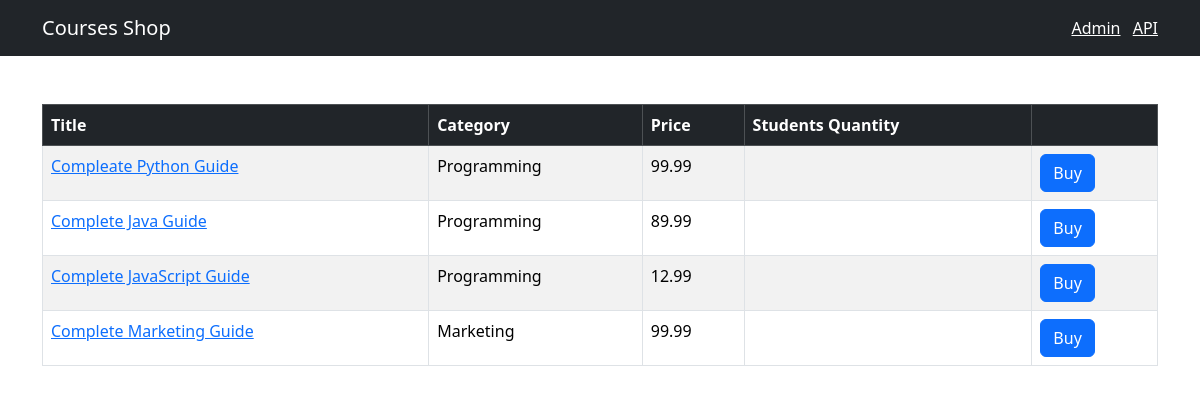
The app's page /, older data.
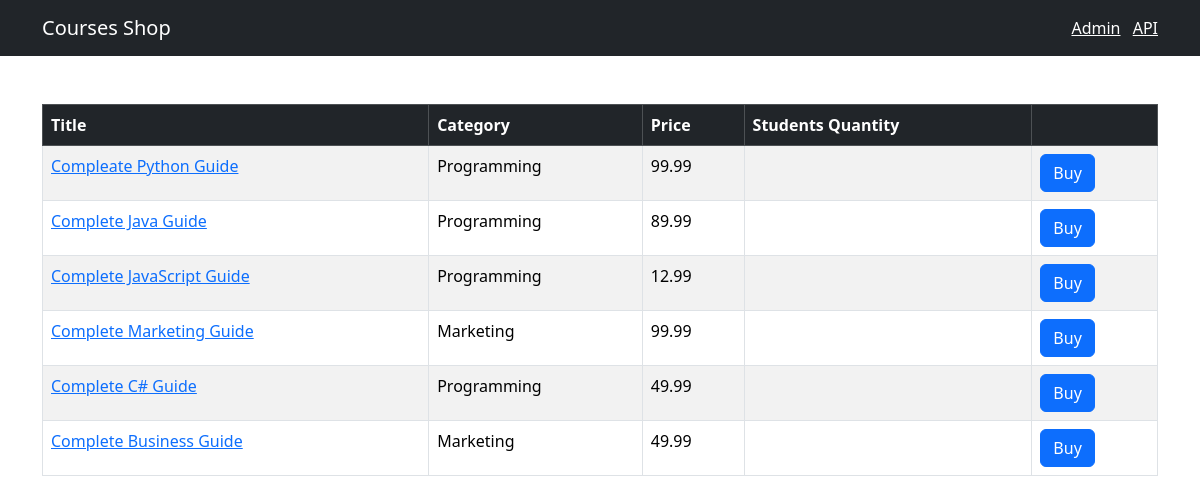
The same page, newer data.
### shop/models.py (models this page shows, shortened)
class Course(models.Model):
    title = models.CharField(max_length=300)
    price = models.FloatField()
    student_qty = models.IntegerField()
    reviews_qty = models.IntegerField()
    category = models.ForeignKey(Category, on_delete=models.CASCADE)
    created_at = models.DateTimeField(default=timezone.now)

class Category(models.Model):
    title = models.CharField(max_length=255)
    created_at = models.DateTimeField(default=timezone.now)
    def __str__(self):
        return self.title

### shop/views.py (the view)
# urls.py: path('', include(api.urls), name='index')
def index(request):
    courses = Course.objects.all()
    return render(request, 'shop/courses.html', {'courses': courses})

### templates/shop/courses.html (shortened to what this page needs)
{% extends "base.html" %}
{% block content %}
<table class="table mt-5 table-bordered table-striped table-hover">
  <thead class="table-dark">
    <tr>
      <th>Title</th>
      <th>Category</th>
      <th>Price</th>
      <th>Students Quantity</th>
      <th></th>
    </tr>
  </thead>
  <tbody>
    {% for course in courses %}
    <tr>
      <td>
        <a href={% url "shop:single_course" course.id %}>{{ course.title }}</a>
        </td>
      <td>{{ course.category }}</td>
      <td>{{ course.price }}</td>
      <td>{{ course.students_qty }}</td>
      <td><button class="btn btn-primary">Buy</button></td>
    </tr>
    {% endfor %}
  </tbody>
</table>
{% endblock %}

### templates/base.html (shortened to what this page needs)
<!DOCTYPE html>
<html lang="en">
  <head>
    <link
      href="https://cdn.jsdelivr.net/npm/bootstrap@5.3.6/dist/css/bootstrap.min.css"
      rel="stylesheet"
    />
  </head>
  <body>
    <nav class="navbar navbar-dark bg-dark">
       <div class="container">
        <a href={% url "shop:index" %} class="navbar-brand">Courses Shop</a>
        <span class="navbar-text">
          <a href="/admin/" class="me-2" target="_blank">Admin</a>
          <a href="/api/v1/" target="_blank">API</a>
        </span>
       </div>
    </nav>
    <main class="container">{% block content %} {% endblock %}</main>
  </body>
</html>

Row changes from the older to the newer data that the page shows:
added Course: title "Complete C# Guide", category "Programming", price "49.99"
added Course: title "Complete Business Guide", category "Marketing", price "49.99"
